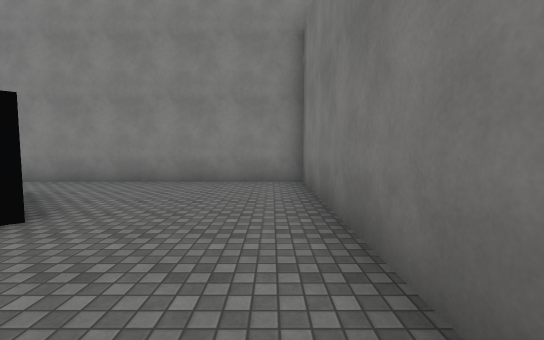
[1] (above)

16 first-person views from a walk through a Unity game level. The camera is 1.5 m above the floor, tilts 4° down and sees 90° across. The floor is counted in squares, 2 m on a side. Each view is taken from the middle of a square. On the plan, view 1 faces up. The plan holds only what a view shows up to about 10 squares ahead; the rest is blank. The place goes on beyond the plan. Some animated figures are not drawn. Surface patterns are stand-ins for the level's own textures.

[2]
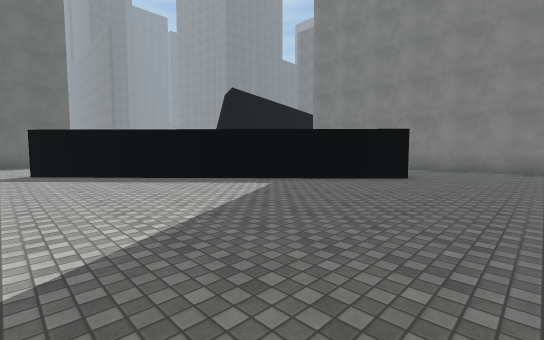

[3]
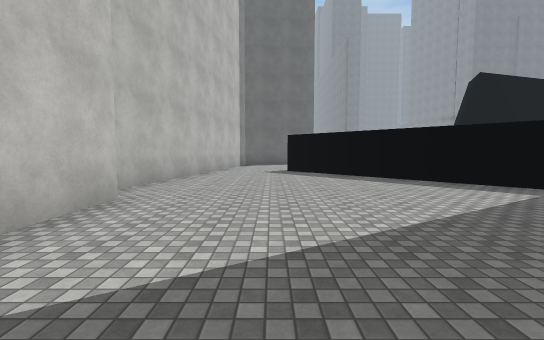

[4]
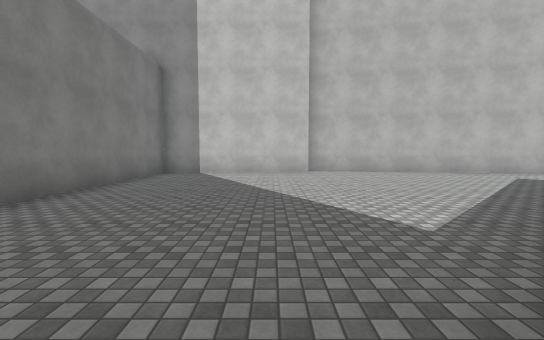

[5]
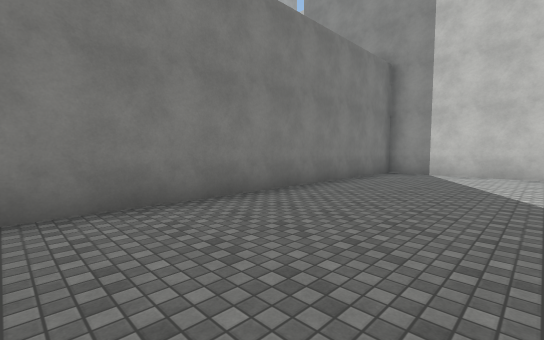

[6]
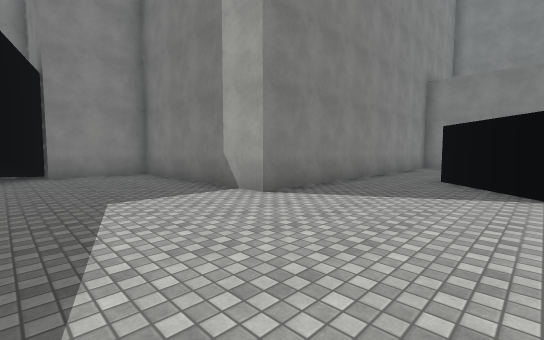

[7]
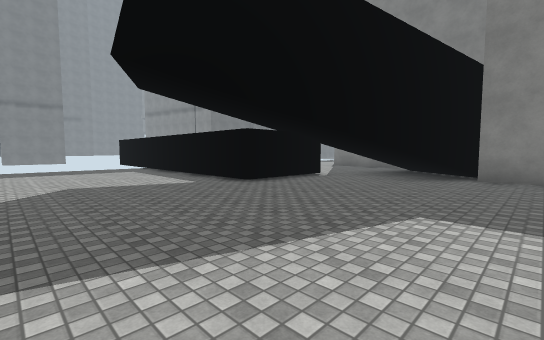

[8]
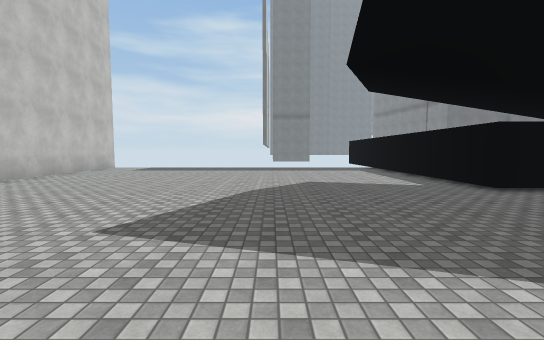

[9]
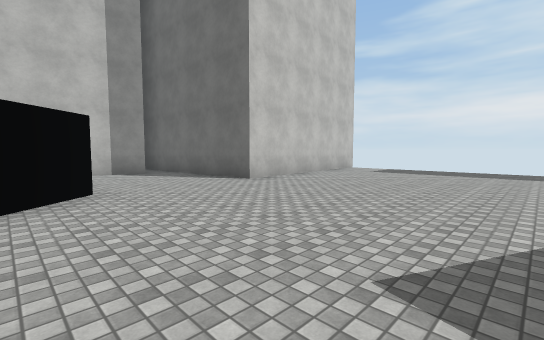

[10]
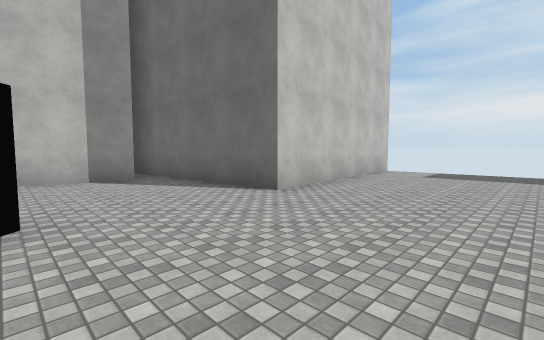

[11]
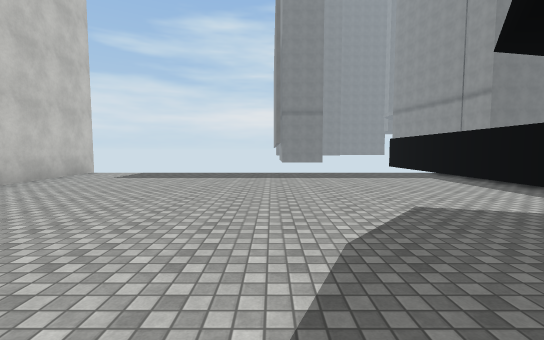

[12]
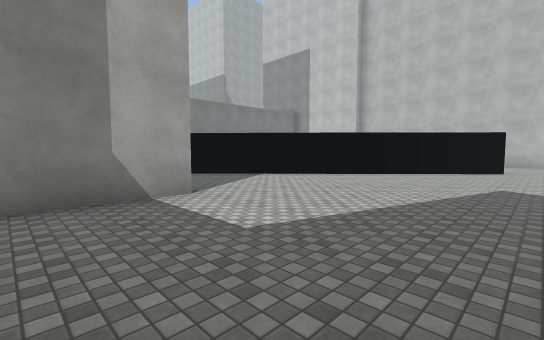

[13]
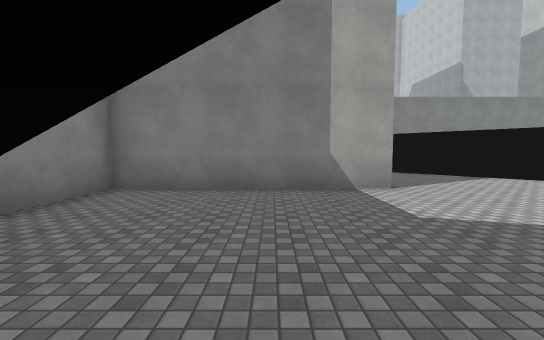

[14]
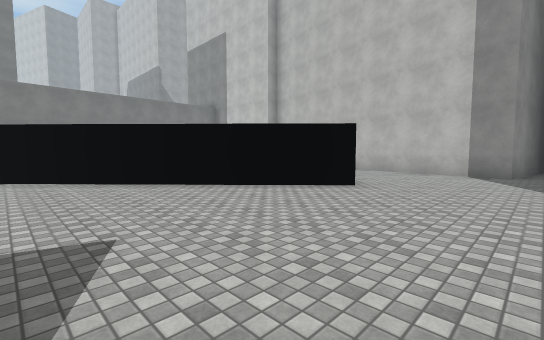

[15]
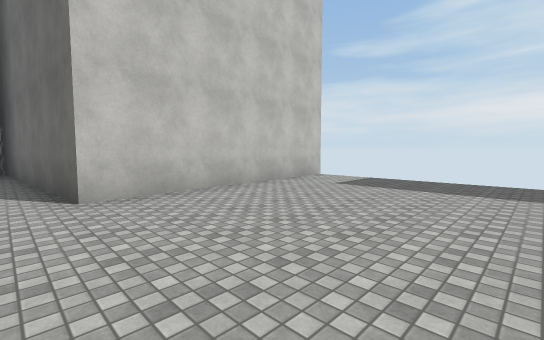

[16]
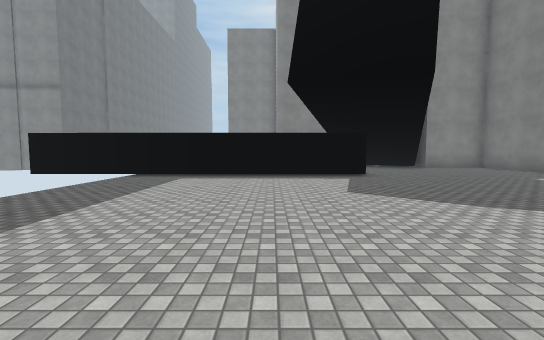

### Floor plan
Points are (right, up) in squares from view 1. A wall is a line through its corners. A room is listed if a view was taken in it or the views show most of it. See-through windows are left out.
Room 1 (views 1, 2, 3, 4, 5)
walls: (-2.6, 2.8) (-10.3, -4.4); (-4.4, -7.4) (0.8, -7.4) (0.8, 6.6) (-5.4, 6.6); (-11.5, -6.9) (-5, -8)
ways out: opening at (-10.5, -5.5) to room 2; opening at (-5, 5.5) to room 2
Room 2 (views 6, 7, 8, 9, 10, 11, 12, 13, 14, 15, 16)
walls: (-12.1, -2.5) (-4.4, 4.8); (-15.1, 11.4) (-15.1, 8.3) (-23.6, 8.4); (-22.6, -3.2) (-15.8, -2.6) (-15.1, -9.6); (-5.4, 6.6) (-8.6, 6.6) (-8.6, 12.2) (-11.1, 12.2) (-11.1, 13) (-12.5, 10.3); (-15, -9.6) (-14.4, -6.4) (-11.5, -6.9)
ways out: opening at (-10.5, -5.5) to room 1; opening at (-5, 5.5) to room 1

Where each view was taken, in squares from view 1:
view 1: 0 up, 0 right, facing up
view 2: 5 down, 0 right, facing up-left
view 3: 5 down, 0 right, facing left
view 4: 2 up, 3 left, facing down
view 5: 2 up, 3 left, facing down-right
view 6: 3 up, 12 left, facing up-right
view 7: 4 up, 10 left, facing up-left
view 8: 4 up, 10 left, facing left
view 9: 3 up, 11 left, facing down-left
view 10: 1 up, 12 left, facing down-left
view 11: 3 up, 13 left, facing left
view 12: 9 up, 13 left, facing down-right
view 13: 9 up, 14 left, facing right
view 14: 3 up, 15 left, facing down-right
view 15: 2 up, 15 left, facing down-left
view 16: 0 up, 18 left, facing up
